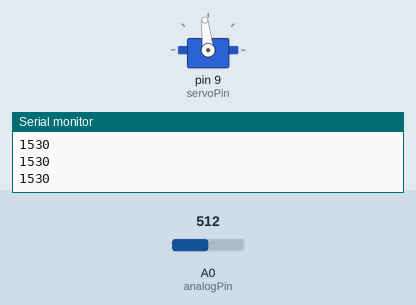
This sketch was run on a simulated Arduino Uno, built with avr-gcc and run on an emulated ATmega328P. On the bench: servo, the last lines printed to the serial monitor. The test bench sets the inputs (shaded band); at power-on: A0 (analogPin) = 512.

Above: at 1.2 s.
1.3 s: A0 (analogPin) set to 716
At 2.2 s:
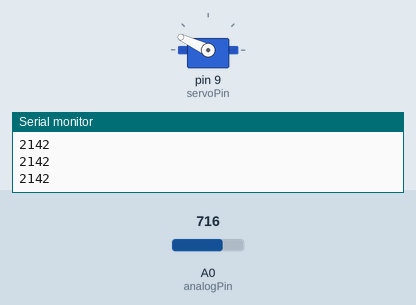
2.8 s: A0 (analogPin) set to 900
At 3.5 s:
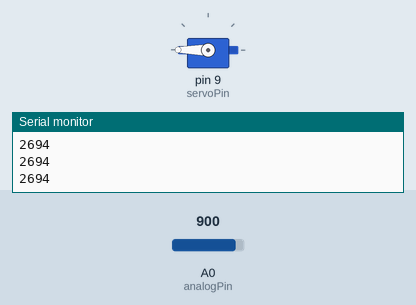
4.3 s: A0 (analogPin) set to 306
At 4.9 s:
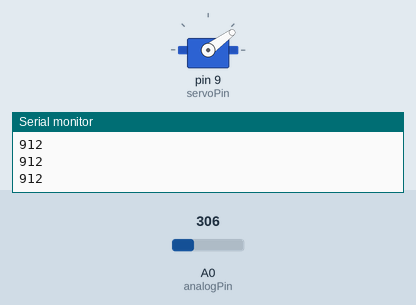
5.8 s: A0 (analogPin) set to 0
At 6.2 s:
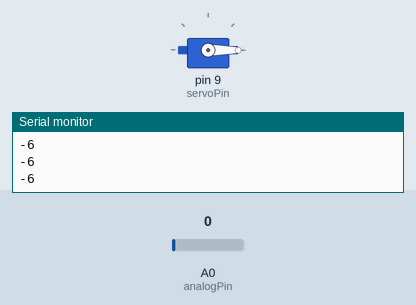
7.3 s: A0 (analogPin) set to 122
At 8.7 s:
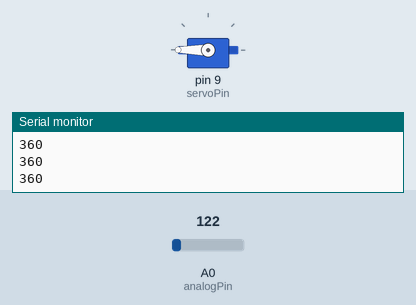
Timing chart, 0 to 9.8 s (numbered marks = the images above; inputs shaded):
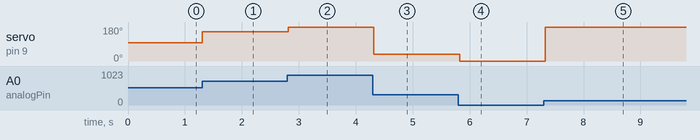

The sketch:

Sun_dial_using_servo_motor.ino
```cpp
#include <Servo.h>
int photoVal;
int analogPin=A0;
int servoPin=9;
int servoPosition;
Servo myServo;
int wait=100;
void setup() {
  // put your setup code here, to run once:
  Serial.begin(1000000);
pinMode(analogPin,INPUT);
pinMode(servoPin,OUTPUT);
myServo.attach(servoPin);


}

void loop() {
  // put your main code here, to run repeatedly:
  photoVal=analogRead(analogPin);
  servoPosition=3*photoVal-6;
  Serial.println(servoPosition);
  myServo.write(servoPosition);
  delay(wait);
}
```

Measured:
- after the input at 1.3 s, servo on pin 9 (servoPin): 96° → 155° at once
- after the input at 2.8 s, servo on pin 9 (servoPin): 155° → 180° at once
- after the input at 4.3 s, servo on pin 9 (servoPin): 180° → 36° at once
- after the input at 5.8 s, servo on pin 9 (servoPin): 36° → 0° at once
- after the input at 7.3 s, servo on pin 9 (servoPin): 0° → 180° at once
